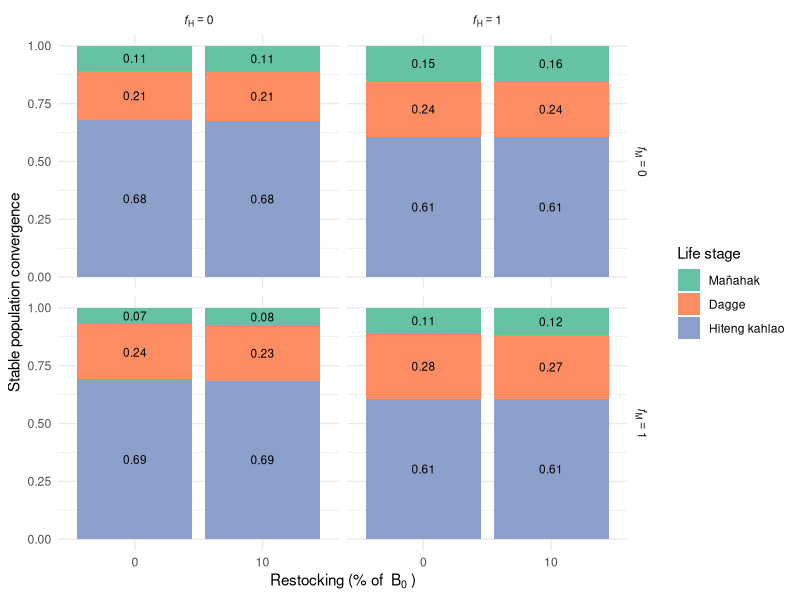
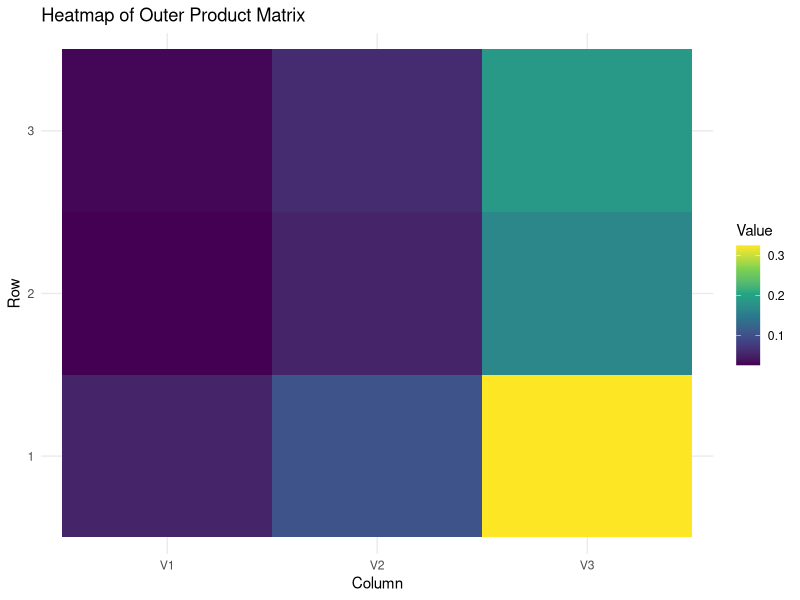
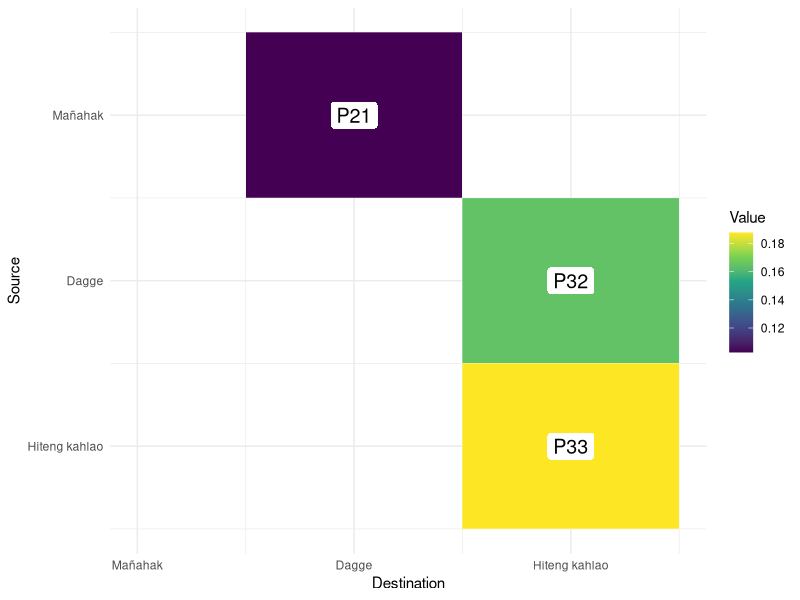
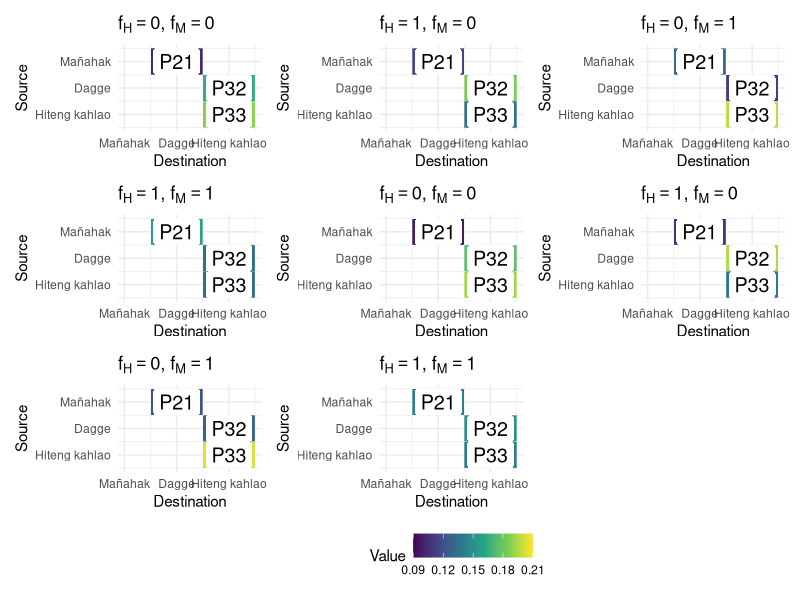
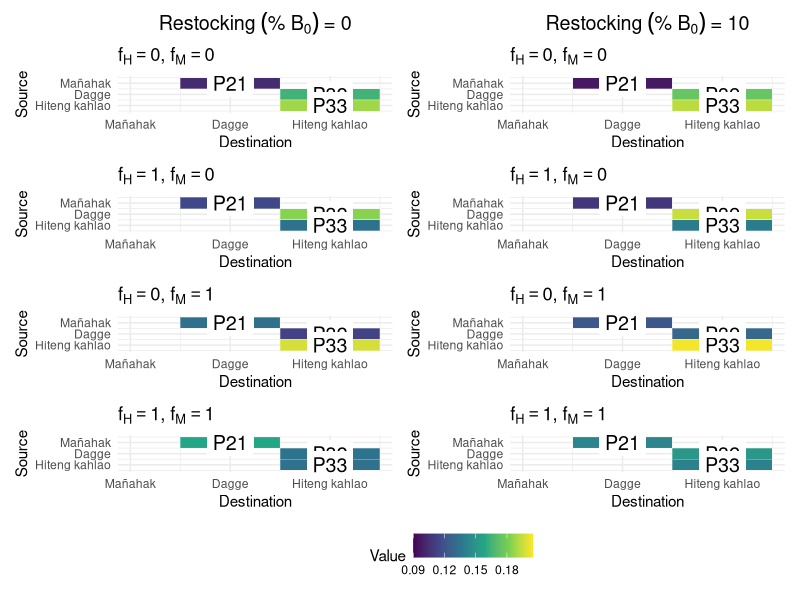
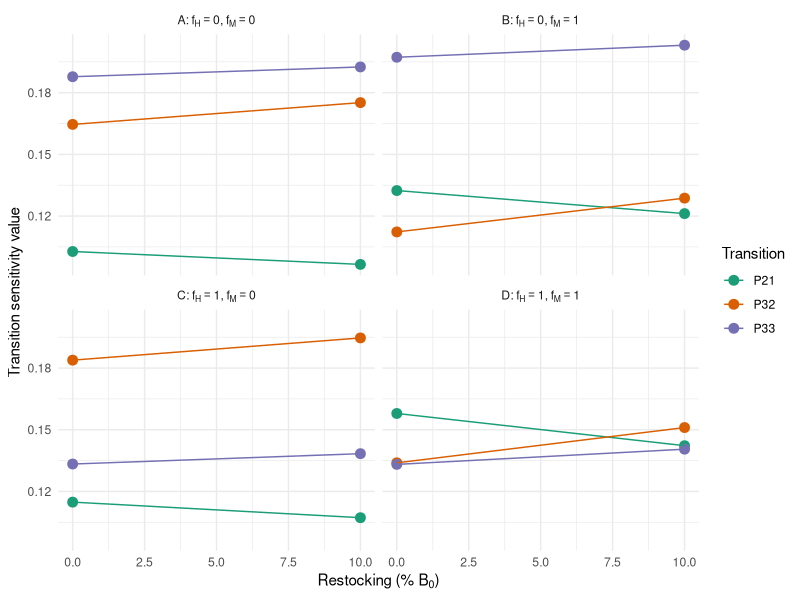

R code for these plots, in order:
library(tidyverse)
library(viridis)
library(purrr)
library(dplyr)
library(patchwork)

# Parameters
juvenile_mortality <- 0.9 / 2
subadult_mortality <- 0.54 / 2
adult_mortality <- 0.33 / 2
juvenile_survival_rate <- 1 - juvenile_mortality
subadult_survival_rate <- 1 - subadult_mortality
adult_survival_rate <-  1 - adult_mortality

juvenile_to_subadult_rate <- 1
subadult_to_adult_rate <- 0.5

reproduction_rate <- 2
reproduction_rate_2 <- 1.5

carrying_capacity <- 68
time_steps <- 200

# Parameter ranges
fishing_effort_values <- c(0, 0.5)
restocking_values <- c(0, 5.5) # Restocking scenarios

#Current fishing for burn in
F_current_instantaneous <- 0.09 
F_current_discrete <- (1 - exp(-F_current_instantaneous)) / 2
F_current_discrete

F_current_discrete_juv <- 0.01





run_simulation <- function(F_adults, F_juveniles, restocked_juveniles, burn_in_time = 100) {
  juvenile_population <- 10
  subadult_population <- 10
  adult_population <- 10
  
  # Store population over time and eigenvalues
  population_over_time <- numeric(time_steps)
  eigenvalues_over_time <- numeric(time_steps) 
  eigenvectors_over_time_r <- vector("list", time_steps)
  eigenvectors_over_time <- vector("list", time_steps)
  restocked_dagge_values <- numeric(time_steps) 
  
  for (t in 1:time_steps) {
    if (t <= burn_in_time) {
      F_adults_current <- F_current_discrete
      F_juveniles_current <- F_current_discrete_juv
      restocking <- 0
    } else {
      F_adults_current <- F_adults
      F_juveniles_current <- F_juveniles
      restocking <- restocked_juveniles
    }
    
    current_reproduction_rate <- ifelse(t %% 2 == 0, reproduction_rate, reproduction_rate_2)
    
    total_population <- juvenile_population + subadult_population + adult_population
    new_juveniles <- adult_population * current_reproduction_rate * (1 - total_population / carrying_capacity)
    surviving_juveniles <- juvenile_population * juvenile_survival_rate * (1 - F_juveniles_current)
    new_subadults <- juvenile_population * juvenile_to_subadult_rate
    surviving_subadults <- subadult_population * subadult_survival_rate
    new_adults <- subadult_population * subadult_to_adult_rate
    surviving_adults <- adult_population * adult_survival_rate * (1 - F_adults_current)
    
    if (t %% 2 == 0) {
      juvenile_population <- max(0, new_juveniles + surviving_juveniles - new_subadults - restocking)
      restocked_dagge <- restocking + (2.35 * (1 - restocking / carrying_capacity))
      
      restocked_dagge_values[t] <- restocked_dagge  # Store restocked dagge value
      subadult_population <- max(0, new_subadults + surviving_subadults - new_adults + restocked_dagge)
    } else {
      juvenile_population <- max(0, new_juveniles + surviving_juveniles - new_subadults)
      subadult_population <- max(0, new_subadults + surviving_subadults - new_adults)
    }
    
    adult_population <- max(0, new_adults + surviving_adults)
    
    # Store total population at each timestep
    total_population <- juvenile_population + subadult_population + adult_population
    population_over_time[t] <- total_population 
    
    
    # Construct the population transition matrix
    transition_matrix <- matrix(c(
      - (restocking / carrying_capacity), 0, current_reproduction_rate,  # Juvenile production
      juvenile_survival_rate * (1 - F_juveniles_current) * juvenile_to_subadult_rate + (restocking + (2.35 * (1 - restocking / carrying_capacity))) / carrying_capacity, 0, 0,  # Juvenile survival to subadult
      0, subadult_survival_rate * subadult_to_adult_rate, adult_survival_rate * (1 - F_adults_current)  # Subadult survival & transition
    ), nrow = 3, byrow = TRUE)
    
    # Compute the dominant eigenvalue
    eigenvectors <- eigen(transition_matrix)$vectors
    principle_eigenvector <- eigenvectors[,1]
    eigenvectors_over_time[[t]] <- principle_eigenvector
    
    eigenvalues <- eigen(transition_matrix)$values
    dominant_eigenvalue <- max(Re(eigenvalues)) 
    eigenvalues_over_time[t] <- dominant_eigenvalue
    
    #Second matrix for reproductive contribution
    transition_matrix_r <- matrix(c(
      - (restocking / carrying_capacity), juvenile_survival_rate * (1 - F_juveniles_current) * juvenile_to_subadult_rate + 
        (restocking + (2.35 * (1 - restocking / carrying_capacity))) / carrying_capacity, 0,
      0, 0, subadult_survival_rate * subadult_to_adult_rate,
      current_reproduction_rate, 0, adult_survival_rate * (1 - F_adults_current)
    ), nrow=3, byrow = TRUE)
    
    # Compute the dominant eigenvalue
    eigenvectors_r <- eigen(transition_matrix_r)$vectors
    principle_eigenvector_r <- eigenvectors_r[,1]
    eigenvectors_over_time_r[[t]] <- principle_eigenvector_r
    
  }
  
  return(list(
    avg_population_last_20 = mean(population_over_time[(time_steps - 19):time_steps]),
    avg_eigenvalue_last_20 = mean(eigenvalues_over_time[(time_steps - 19):time_steps]),  # Average last 20 timesteps
    end_eigenvector = eigenvectors_over_time[[time_steps]],
    end_eigenvector_r = eigenvectors_over_time_r[[time_steps]]
  ))
}



all_results <- data.frame()

for (restocked_juveniles in restocking_values) {
  sensitivity_results <- expand.grid(
    F_adults = fishing_effort_values,
    F_juveniles = fishing_effort_values
  ) %>%
    mutate(
      Avg_Total_Population = 0,
      Avg_Eigenvalue = 0,
      Eigenvector = vector("list", n()),
      Eigenvector_r = vector("list", n()),
      scenario = paste0(
        "f[H]==", F_adults * 2,
        "*','~f[M]==", F_juveniles * 2
      )
    )
  
  reference_population <- run_simulation(
    F_adults = 0,
    F_juveniles = 0,
    restocked_juveniles = 0,
    burn_in_time = 100
  )
  
  for (i in seq_len(nrow(sensitivity_results))) {
    sim_result <- run_simulation(
      F_adults = sensitivity_results$F_adults[i],
      F_juveniles = sensitivity_results$F_juveniles[i],
      restocked_juveniles = restocked_juveniles,
      burn_in_time = 100
    )
    
    sensitivity_results$Avg_Total_Population[i] <- sim_result$avg_population_last_20
    sensitivity_results$Avg_Eigenvalue[i] <- sim_result$avg_eigenvalue_last_20
    sensitivity_results$Eigenvector[[i]] <- sim_result$end_eigenvector
    sensitivity_results$Eigenvector_r[[i]] <- sim_result$end_eigenvector_r
  }
  
  sensitivity_results <- sensitivity_results %>%
    mutate(
      Relative_Population = Avg_Total_Population / reference_population$avg_population_last_20,
      Restocking_Percent = round((restocked_juveniles / reference_population$avg_population_last_20) * 100, 0)
    )
  
  all_results <- bind_rows(all_results, sensitivity_results)
}









###Visualizing population structure

all_results_long <- all_results %>%
  mutate(
    juvenile_contrib = map_dbl(Eigenvector_r, ~ Re(.x[1])),
    subadult_contrib = map_dbl(Eigenvector_r, ~ Re(.x[2])),
    adult_contrib = map_dbl(Eigenvector_r, ~ Re(.x[3]))
  )

all_results_long <- all_results_long %>%
  rowwise() %>%
  mutate(
    total = juvenile_contrib + subadult_contrib + adult_contrib,
    juvenile_prop = juvenile_contrib / total,
    subadult_prop = subadult_contrib / total,
    adult_prop = adult_contrib / total
  ) %>%
  ungroup()


all_results_long$F_adults <- factor(all_results_long$F_adults,
                                         levels = c(0, 0.25, 0.5),
                                         labels = c("italic(f)[H]==0", "italic(f)[H]==0.5", "italic(f)[H]==1")
)

all_results_long$F_juveniles <- factor(all_results_long$F_juveniles,
                                       levels = c(0, 0.25, 0.5),
                                       labels = c("italic(f)[M]==0", "italic(f)[M]==0.5", "italic(f)[M]==1")
)


# Plot
stabledist <- all_results_long %>%
  pivot_longer(cols = c(juvenile_prop, subadult_prop, adult_prop),
               names_to = "stage", values_to = "proportion") %>%
  mutate(
    stage = factor(stage, levels = c("juvenile_prop", "subadult_prop", "adult_prop"),
                   labels = c("Mañahak", "Dagge", "Hiteng kahlao"))
  ) %>%
  ggplot(aes(x = factor(Restocking_Percent), y = proportion, fill = stage)) +
  geom_bar(stat = "identity", position = "stack") +
  geom_text(aes(label = round(proportion, 2)),
            position = position_stack(vjust = 0.5),
            size = 3, color = "black") +
  facet_grid(F_juveniles ~ F_adults, labeller = label_parsed) +
  labs(x = bquote("Restocking (% of "~B[0]~")"), y = "Stable population convergence",
       fill = "Life stage") +
  theme_minimal() +
  theme(strip.text = element_text(face = "italic")) +
  scale_fill_brewer(palette = "Set2")

stabledist





#################### New stuff - transition sensitivity #############################

all_results_long2 <- all_results_long

##Example looking at one matrix
v1 <- unlist(all_results_long2$Eigenvector[[1]])
v2 <- unlist(all_results_long2$Eigenvector_r[[1]])

#real part
v1_real <- Re(v1)
v2_real <- Re(v2)

# Outer product (matrix multiplication)
mat <- v1_real %*% t(v2_real)

# Normalize the matrix so it sums to 1
mat_norm <- mat / sum(mat)

# View the result
mat_norm

##### Do for all entries

all_results_long2$outer_products <- map2(all_results_long2$Eigenvector, all_results_long2$Eigenvector_r, ~ {
  v1 <- unlist(.x)
  v2 <- unlist(.y)
  
  # Extract real part of the eigenvectors
  v1_real <- Re(v1)
  v2_real <- Re(v2)
  
  # Outer product of eigenvectors
  mat <- v1 %*% t(v2)
  mat / sum(mat)  # Normalize so the sum equals 1
})



# Example: Visualize the first matrix 
m <- all_results_long2$outer_products[[1]]

df_heat <- as.data.frame(Re(m)) %>%  # <--- take the real part
  mutate(Row = row_number()) %>%
  pivot_longer(-Row, names_to = "Col", values_to = "Value")


ggplot(df_heat, aes(x = Col, y = factor(Row), fill = Value)) +
  geom_tile() +
  scale_fill_viridis_c() +
  labs(title = "Heatmap of Outer Product Matrix", x = "Column", y = "Row") +
  theme_minimal()

##only ones that are happening are P21, P32, P33
m <- all_results_long2$outer_products[[1]]

df_heat <- as.data.frame(Re(m)) %>%
  mutate(Row = row_number()) %>%
  pivot_longer(-Row, names_to = "Col", values_to = "Value") %>%
  mutate(
    Col = as.numeric(gsub("V", "", Col))
  ) %>%
  filter((Row == 1 & Col == 2) |
           (Row == 2 & Col == 3) |
           (Row == 3 & Col == 3)) %>%
  mutate(
    Label = case_when(
      Row == 1 & Col == 2 ~ "P21",
      Row == 2 & Col == 3 ~ "P32",
      Row == 3 & Col == 3 ~ "P33"
    )
  )

ggplot(df_heat, aes(x = Col, y = Row, fill = Value)) +
  geom_tile(color = "white") +
  geom_label(aes(label = Label), fill = "white", color = "black", size = 5, label.size = 0) +
  scale_fill_viridis_c() +
  scale_y_reverse(breaks = 1:3, labels = c("Mañahak", "Dagge", "Hiteng kahlao")) +
  scale_x_continuous(
    breaks = 1:3,
    labels = c("Mañahak", "Dagge", "Hiteng kahlao"),
    limits = c(1, 3.5)  # Force inclusion of Stage 1
  ) +
  labs(
    x = "Destination", y = "Source"
  ) +
  theme_minimal()




plots <- map2(
  all_results_long2$outer_products,
  all_results_long2$scenario,
  ~ {
    m <- .x
    scenario_name <- .y
    
    df_heat <- as.data.frame(Re(m)) %>%
      mutate(Row = row_number()) %>%
      pivot_longer(-Row, names_to = "Col", values_to = "Value") %>%
      mutate(
        Col = as.numeric(gsub("V", "", Col))
      ) %>%
      filter((Row == 1 & Col == 2) |
               (Row == 2 & Col == 3) |
               (Row == 3 & Col == 3)) %>%
      mutate(
        Label = case_when(
          Row == 1 & Col == 2 ~ "P21",
          Row == 2 & Col == 3 ~ "P32",
          Row == 3 & Col == 3 ~ "P33"
        )
      )
    
    ggplot(df_heat, aes(x = Col, y = Row, fill = Value)) +
      geom_tile(color = "white") +
      geom_label(aes(label = Label), fill = "white", color = "black", size = 5, label.size = 0) +
      scale_fill_viridis_c(limits = c(0.09, 0.21)) + 
      scale_y_reverse(breaks = 1:3, labels = c("Mañahak", "Dagge", "Hiteng kahlao")) +
      scale_x_continuous(
        breaks = 1:3,
        labels = c("Mañahak", "Dagge", "Hiteng kahlao"),
        limits = c(1, 3.5)
      ) +
      labs(
        title = parse(text = scenario_name),
        x = "Destination", y = "Source"
      ) +
      theme_minimal()
  }
)



# Create a single legend using a dummy plot
legend_plot <- ggplot(df_heat, aes(x = Col, y = Row, fill = Value)) +
  geom_tile() +
  scale_fill_viridis_c(limits = c(0.09, 0.21)) + 
  theme_minimal() +
  theme(legend.position = "bottom")

# Combine the plots with a common legend using patchwork
combined_plot <- wrap_plots(plots[1:nrow(all_results_long2)]) + 
  plot_layout(guides = "collect") & 
  theme(legend.position = "bottom")

combined_plot






# Split the plots by restocking = 0 and restocking = 10

library(tidyverse)
library(patchwork)

# Create helper function for plotting
make_heatmap_plot <- function(m, scenario_name) {
  df_heat <- as.data.frame(Re(m)) %>%
    mutate(Row = row_number()) %>%
    pivot_longer(-Row, names_to = "Col", values_to = "Value") %>%
    mutate(
      Col = as.numeric(gsub("V", "", Col))
    ) %>%
    filter((Row == 1 & Col == 2) |
             (Row == 2 & Col == 3) |
             (Row == 3 & Col == 3)) %>%
    mutate(
      Label = case_when(
        Row == 1 & Col == 2 ~ "P21",
        Row == 2 & Col == 3 ~ "P32",
        Row == 3 & Col == 3 ~ "P33"
      )
    )
  
  ggplot(df_heat, aes(x = Col, y = Row, fill = Value)) +
    geom_tile(color = "white") +
    geom_label(aes(label = Label), fill = "white", color = "black", size = 5, label.size = 0) +
    scale_fill_viridis_c(limits = c(0.09, 0.205)) +
    scale_y_reverse(breaks = 1:3, labels = c("Mañahak", "Dagge", "Hiteng kahlao")) +
    scale_x_continuous(
      breaks = 1:3,
      labels = c("Mañahak", "Dagge", "Hiteng kahlao"),
      limits = c(1, 3.5)
    ) +
    labs(
      title = parse(text = scenario_name),
      x = "Destination", y = "Source"
    ) +
    theme_minimal()
}

# Filter and plot restocking = 0
df_0 <- all_results_long2 %>% filter(Restocking_Percent == 0)
plots_0 <- map2(df_0$outer_products, df_0$scenario, make_heatmap_plot)

# Filter and plot restocking = 10
df_10 <- all_results_long2 %>% filter(Restocking_Percent == 10)
plots_10 <- map2(df_10$outer_products, df_10$scenario, make_heatmap_plot)




# Create custom titles using plotmath-compatible text
title_0 <- ggplot() + 
  annotate("text", x = 1, y = 1, 
           label = "Restocking~('% B'[0]*'')*' = 0'", 
           parse = TRUE, size = 5) +
  theme_void() +
  theme(plot.margin = margin(0, 0, -10, 0))

title_10 <- ggplot() + 
  annotate("text", x = 1, y = 1, 
           label = "Restocking~('% B'[0]*'')*' = 10'", 
           parse = TRUE, size = 5) +
  theme_void() +
  theme(plot.margin = margin(0, 0, -10, 0))


col_0 <- title_0 / wrap_plots(plots_0, ncol = 1) + plot_layout(heights = c(0.08, 1))
col_10 <- title_10 / wrap_plots(plots_10, ncol = 1) + plot_layout(heights = c(0.08, 1))

combined_plot <- (col_0 | col_10) +
  plot_layout(guides = "collect") &
  theme(legend.position = "bottom")


combined_plot





#Pairwise plot showing values at 0 and 10% restocking

extract_transitions <- function(m, scenario, restocking) {
  df <- as.data.frame(Re(m)) %>%
    mutate(Row = row_number()) %>%
    pivot_longer(-Row, names_to = "Col", values_to = "Value") %>%
    mutate(Col = as.numeric(gsub("V", "", Col))) %>%
    filter((Row == 1 & Col == 2) | (Row == 2 & Col == 3) | (Row == 3 & Col == 3)) %>%
    mutate(Transition = case_when(
      Row == 1 & Col == 2 ~ "P21",
      Row == 2 & Col == 3 ~ "P32",
      Row == 3 & Col == 3 ~ "P33"
    )) %>%
    select(Transition, Value) %>%
    mutate(Scenario = scenario, Restocking = restocking)
  return(df)
}

# Apply to all rows
df_transitions_all <- pmap_dfr(
  list(m = all_results_long2$outer_products,
       scenario = all_results_long2$scenario,
       restocking = all_results_long2$Restocking_Percent),
  extract_transitions
)


label_map <- c(
  "f[H]==0*','~f[M]==0" = "A*':'~f[H]==0*','~f[M]==0",
  "f[H]==0*','~f[M]==1" = "B*':'~f[H]==0*','~f[M]==1",
  "f[H]==1*','~f[M]==0" = "C*':'~f[H]==1*','~f[M]==0",
  "f[H]==1*','~f[M]==1" = "D*':'~f[H]==1*','~f[M]==1"
)


##############  FIGURE 3 ######################
transition_plot <- ggplot(df_transitions_all, aes(x = Restocking, y = Value, color = Transition, group = Transition)) +
  geom_point(size = 3) +
  geom_line() +
  facet_wrap(~Scenario, labeller = as_labeller(label_map, label_parsed)) +
  scale_color_brewer(palette = "Dark2") +
  labs(
    x = expression("Restocking (% " * B[0] * ")"),
    y = "Transition sensitivity value"
  ) +
  theme_minimal()


ggsave("~/Desktop/Fig3_transition_plot.png", transition_plot, width = 6, height = 6, bg = "transparent")









